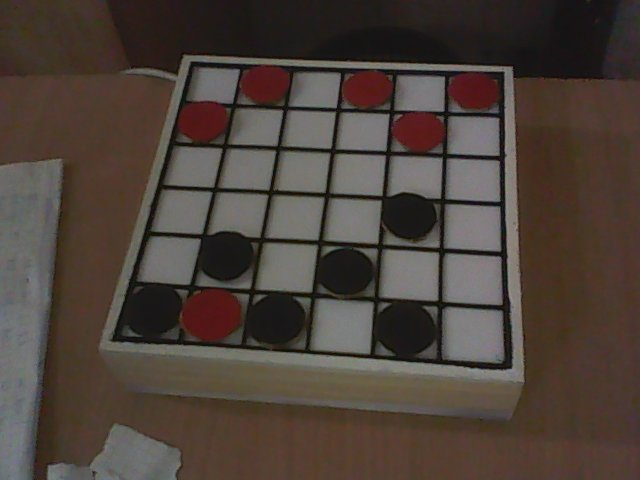
//> input picture tabla.jpg, 640 x 480 px
$ ./main 3 3 3 3   (built with g++ and OpenCV 4)
//> lines starting //> are read from the running program, lines starting //| are printed output that depends on the picture; after the words box and inside, x2 and y2 are one past the last pixel; in counts of white or black regions, pixels touching at a corner belong together
//> further down, frame is the input picture: 480 rows x 640 cols, CV_8UC3; mean B, G, R 58.7, 65.9, 77
#include <opencv2/core/core.hpp>
#include <opencv2/highgui/highgui.hpp>
#include <opencv2/opencv.hpp>
#include <opencv2/imgcodecs/imgcodecs.hpp>
#include <opencv2/imgproc/imgproc.hpp>
#include <iostream>
#include <vector>
#include <stdlib.h>
#include <stdio.h>

using namespace std;
using namespace cv;
void odredi_stanje(Mat image, vector<vector<char> >& stanje, int bind, int binc, int wv, int ws, int bv)
{
//> called with bind = 3, binc = 3, wv = 3, ws = 3, bv = 3
	for (int i = 0; i<6; i++)
		for (int j = 0; j < 6; j++)
		{
			stanje[i][j] = 'n';
		}

	int width = image.cols;
//> width = 640
	int height = image.rows;
//> height = 480

	Mat g_image;
	cvtColor(image, g_image, cv::COLOR_RGB2GRAY);


	Mat b_image;
	adaptiveThreshold(g_image, b_image, 255, ADAPTIVE_THRESH_GAUSSIAN_C, THRESH_BINARY, bind, binc);
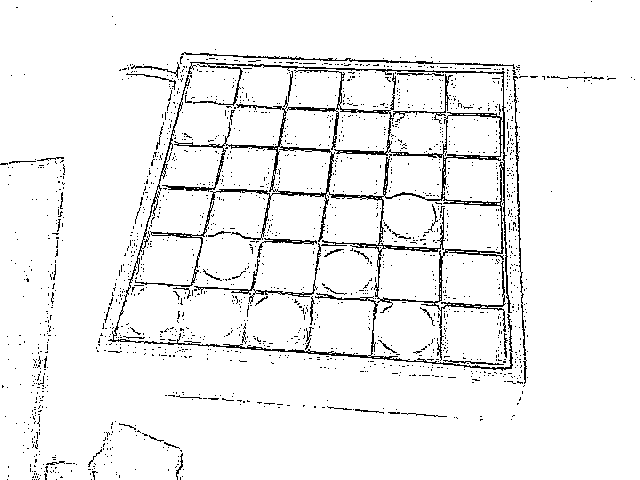
//> b_image: 480 rows x 640 cols, CV_8UC1; 94.5% white; black in thin lines or dots


	int dim2 = 5, dim3 = 3;
	Mat kernel2(dim2, dim2, DataType<int>::type);
	for (int i = 0; i < dim2; i++)
		for (int j = 0; j < dim2; j++) kernel2.at<int>(i, j) = 1;
	Mat kernel3(dim3, dim3, DataType<int>::type);
	for (int i = 0; i < dim3; i++)
		for (int j = 0; j < dim3; j++) kernel3.at<int>(i, j) = 1;


	erode(b_image, b_image, kernel2);
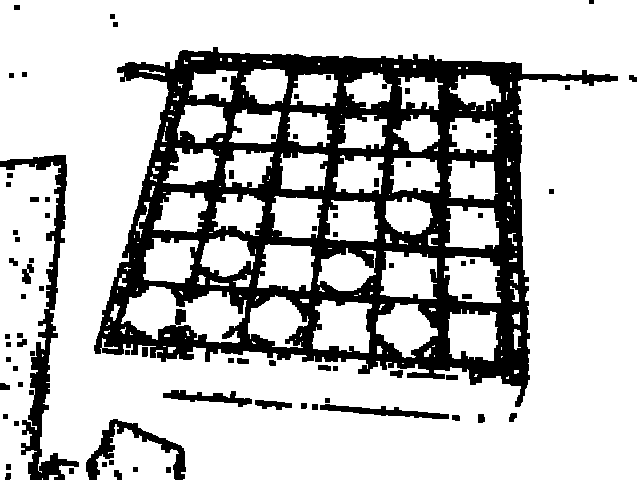
//> b_image: 480 rows x 640 cols, CV_8UC1; 76.3% white; 79 black regions, largest, box (x1, y1, x2, y2) and area: (94, 47, 618, 407) 62229, (0, 155, 79, 480) 4751, (86, 419, 186, 480) 1599
	//dilate(b_image, b_image, kernel3);
	//dilate(b_image, b_image, kernel2);
	//dilate(b_image, b_image, kernel2);


	imwrite("bin.jpg", b_image);

	Mat filled_image = b_image.clone();
	floodFill(filled_image, Point(0, 0), Scalar(0));
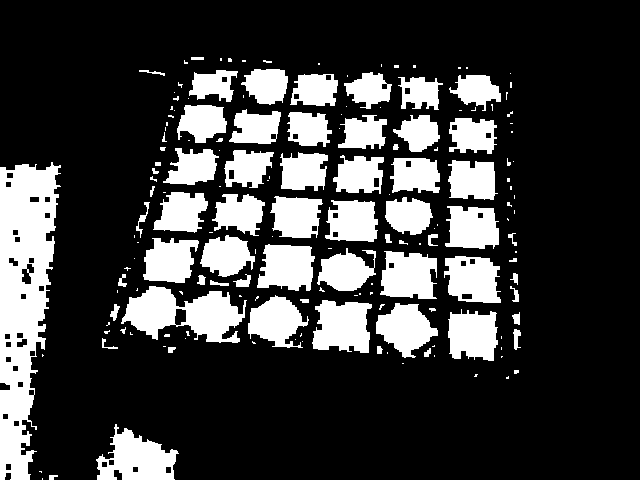
//> filled_image: 480 rows x 640 cols, CV_8UC1; 23.7% white; 168 white regions (100 under 20 px), largest, box (x1, y1, x2, y2) and area: (0, 162, 61, 480) 12211, (121, 286, 247, 343) 4011, (96, 424, 179, 480) 2677
	bitwise_not(filled_image, filled_image);
	Mat b_filled_image = (filled_image & b_image);
//> b_filled_image: 480 rows x 640 cols, CV_8UC1; 52.6% white; 31 black regions, largest, box (x1, y1, x2, y2) and area: (94, 47, 618, 407) 120555, (0, 155, 79, 480) 17892, (86, 419, 186, 480) 4443

	int dim = 15;
	Mat kernel(dim, dim, DataType<int>::type);
	for (int i = 0; i < dim; i++)
		for (int j = 0; j < dim; j++) kernel.at<int>(i, j) = 1;


	dilate(b_filled_image, b_filled_image, kernel);
	erode(b_filled_image, b_filled_image, kernel);
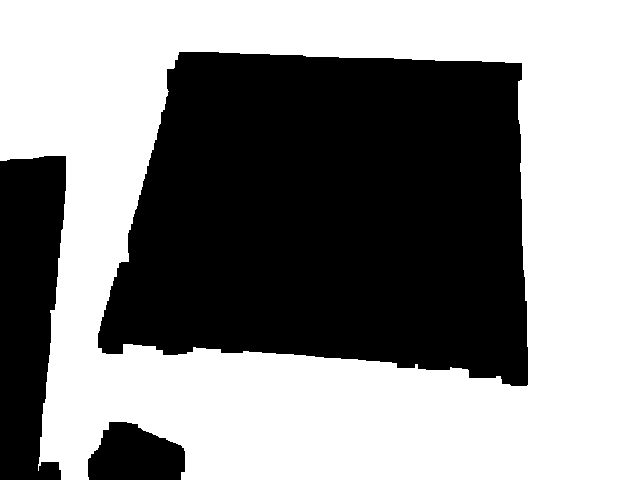
//> b_filled_image: 480 rows x 640 cols, CV_8UC1; 54.8% white; 3 black regions, box (x1, y1, x2, y2) and area: (98, 52, 528, 386) 117115, (0, 156, 66, 480) 17359, (88, 422, 185, 480) 4359
	bitwise_not(b_filled_image, b_filled_image);
//> b_filled_image: 480 rows x 640 cols, CV_8UC1; 45.2% white; 3 white regions

	vector<vector<Point> > contours;
	vector<Vec4i> hierarchy;
	findContours(b_filled_image, contours, hierarchy, CV_CHAIN_APPROX_SIMPLE, CV_CHAIN_APPROX_NONE);
//> contours = 3 contours; box (x1, y1, x2, y2) and area: (98, 52, 528, 386) 116375, (0, 156, 66, 480) 16953, (88, 422, 185, 480) 4222

	vector<vector<Point> > approxCurve(contours.size());
//> approxCurve = 3 empty contours
	double epsilon = 15;
	double max = 0;
	int indexmax = -1;

	Mat drawing = Mat::zeros(b_image.size(), CV_8UC3);
	for (int i = 0; i < contours.size(); i++)
	{
		approxPolyDP(contours.at(i), approxCurve.at(i), epsilon, true);

		if (approxCurve.at(i).size() == 4)
		{
			double area = contourArea(approxCurve.at(i));
			if (area > max)
			{
				max = area;
				indexmax = i;
			}
		}
	}
//> this loop made 3 passes
//> (area, max) on pass 3: (119840, 119840)
//> after the loop, max = 119840; indexmax = 2

	if (indexmax < 0) return;

	//Scalar color = Scalar(0, 255, 0);
	//drawContours(image, approxCurve, indexmax, color, 1, 4, hierarchy, 0, Point());


	Point a, b, c, d;

	double minim = (approxCurve.at(indexmax).at(0).x ^ 2) + (approxCurve.at(indexmax).at(0).y ^ 2);
//> minim = 231
	int minimindex = 0;
	for (int i = 1; i < 4; i++)
	{
		if ((approxCurve.at(indexmax).at(i).x ^ 2) + (approxCurve.at(indexmax).at(i).y ^ 2) < minim)
		{
			minim = (approxCurve.at(indexmax).at(i).x ^ 2) + (approxCurve.at(indexmax).at(i).y ^ 2);
			minimindex = i;
		}
	}
//> after the loop, minim = 231; minimindex = 0
	a = approxCurve.at(indexmax).at(minimindex);
//> a = Point(179, 52)

	minim = ((image.cols - approxCurve.at(indexmax).at(0).x) ^ 2) + (approxCurve.at(indexmax).at(0).y ^ 2);
//> minim = 517
	minimindex = 0;
	for (int i = 1; i < 4; i++)
	{
		if (((image.cols - approxCurve.at(indexmax).at(i).x) ^ 2) + (approxCurve.at(indexmax).at(i).y ^ 2) < minim)
		{
			minim = ((image.cols - approxCurve.at(indexmax).at(i).x) ^ 2) + (approxCurve.at(indexmax).at(i).y ^ 2);
			minimindex = i;
		}
	}
//> this loop made 3 passes
//> minim on passes 2 to 3: 501, 178
//> after the loop, minim = 178; minimindex = 3
	b = approxCurve.at(indexmax).at(minimindex);
//> b = Point(521, 63)

	minim = (approxCurve.at(indexmax).at(0).x ^ 2) + ((image.rows - approxCurve.at(indexmax).at(0).y) ^ 2);
//> minim = 607
	minimindex = 0;
	for (int i = 1; i < 4; i++)
	{
		if ((approxCurve.at(indexmax).at(i).x ^ 2) + ((image.rows - approxCurve.at(indexmax).at(i).y) ^ 2) < minim)
		{
			minim = (approxCurve.at(indexmax).at(i).x ^ 2) + ((image.rows - approxCurve.at(indexmax).at(i).y) ^ 2);
			minimindex = i;
		}
	}
//> this loop made 3 passes
//> minim on pass 1: 230
//> after the loop, minim = 230; minimindex = 1

	c = approxCurve.at(indexmax).at(minimindex);
//> c = Point(102, 352)

	minim = ((image.cols - approxCurve.at(indexmax).at(0).x) ^ 2) + ((image.rows - approxCurve.at(indexmax).at(0).y) ^ 2);
//> minim = 893
	minimindex = 0;
	for (int i = 1; i < 4; i++)
	{
		if (((image.cols - approxCurve.at(indexmax).at(i).x) ^ 2) + ((image.rows - approxCurve.at(indexmax).at(i).y) ^ 2) < minim)
		{
			minim = ((image.cols - approxCurve.at(indexmax).at(i).x) ^ 2) + ((image.rows - approxCurve.at(indexmax).at(i).y) ^ 2);
			minimindex = i;
		}
	}
//> this loop made 3 passes
//> minim on passes 1 to 2: 666, 213
//> after the loop, minim = 213; minimindex = 2
	d = approxCurve.at(indexmax).at(minimindex);
//> d = Point(527, 384)

	vector<Point> points1(4), points2(4);

	points1.at(0) = a;
//> points1 = 4 Points (x, y): [179, 52], [0, 0], [0, 0], [0, 0]
	points1.at(1) = b;
//> points1 = 4 Points (x, y): [179, 52], [521, 63], [0, 0], [0, 0]
	points1.at(2) = c;
//> points1 = 4 Points (x, y): [179, 52], [521, 63], [102, 352], [0, 0]
	points1.at(3) = d;
//> points1 = 4 Points (x, y): [179, 52], [521, 63], [102, 352], [527, 384]

	points2.at(0) = Point(0, 0);
	points2.at(1) = Point(600, 0);
	points2.at(2) = Point(0, 600);
	points2.at(3) = Point(600, 600);

	Mat H = findHomography(Mat(points1), Mat(points2));
//> H = [[1.95, 0.5, -374.8], [-0.0846, 2.63, -121.7], [0.000122, 0.000892, 1]]

	Mat warpedimage(600, 600, CV_8UC3);
	warpPerspective(image, warpedimage, H, warpedimage.size());
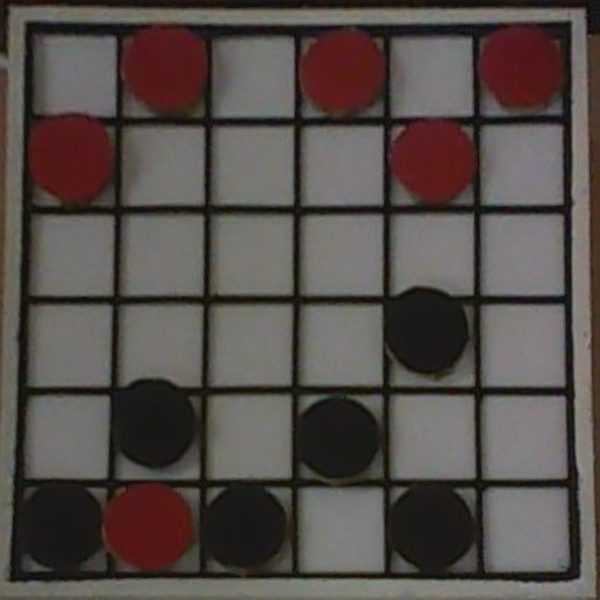
//> warpedimage: 600 rows x 600 cols, CV_8UC3; mean B, G, R 74.2, 77.7, 85.4


	int minc = 255, maxc = 0;
	for (int i = 0; i<600; i++)
		for (int j = 0; j < 600; j++)
		{
			if (warpedimage.at<Vec3b>(i, j)[0] < minc) minc = warpedimage.at<Vec3b>(i, j)[0];
			if (warpedimage.at<Vec3b>(i, j)[0] > maxc) maxc = warpedimage.at<Vec3b>(i, j)[0];
			if (warpedimage.at<Vec3b>(i, j)[1] < minc) minc = warpedimage.at<Vec3b>(i, j)[1];
			if (warpedimage.at<Vec3b>(i, j)[1] > maxc) maxc = warpedimage.at<Vec3b>(i, j)[1];
			if (warpedimage.at<Vec3b>(i, j)[2] < minc) minc = warpedimage.at<Vec3b>(i, j)[2];
			if (warpedimage.at<Vec3b>(i, j)[2] > maxc) maxc = warpedimage.at<Vec3b>(i, j)[2];
		}
//> this loop made 600 passes
//> (minc, maxc) on passes 1 to 3: (2, 42), (2, 44), (2, 44)
//> after the loop, minc = 0; maxc = 156
	for (int i = 0; i<600; i++)
		for (int j = 0; j < 600; j++)
		{
			warpedimage.at<Vec3b>(i, j)[0] = 255 * (warpedimage.at<Vec3b>(i, j)[0] - minc) / (maxc - minc);
			warpedimage.at<Vec3b>(i, j)[1] = 255 * (warpedimage.at<Vec3b>(i, j)[1] - minc) / (maxc - minc);
			warpedimage.at<Vec3b>(i, j)[2] = 255 * (warpedimage.at<Vec3b>(i, j)[2] - minc) / (maxc - minc);
		}
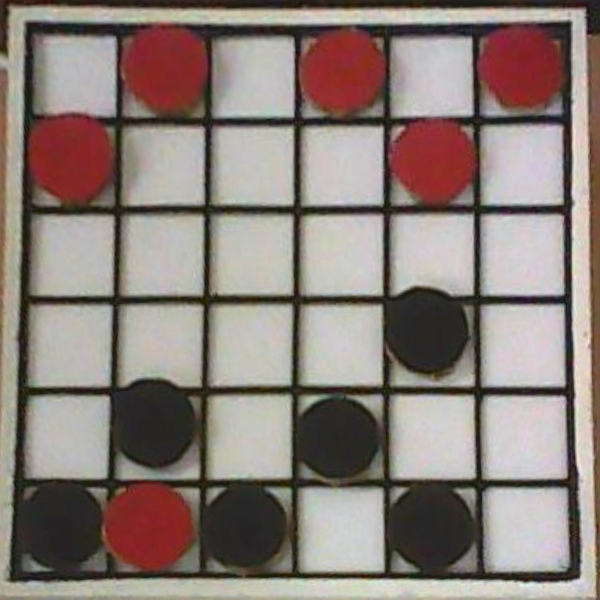
//> warpedimage: 600 rows x 600 cols, CV_8UC3; mean B, G, R 120.8, 126.5, 139.1


	Mat hsvimage;
	cvtColor(warpedimage, hsvimage, CV_RGB2HSV);
//> hsvimage: 600 rows x 600 cols, CV_8UC3; mean H, S, V 100.2, 48.2, 140.1
	imwrite("warp.jpg", warpedimage);
	imwrite("hsv.jpg", hsvimage);
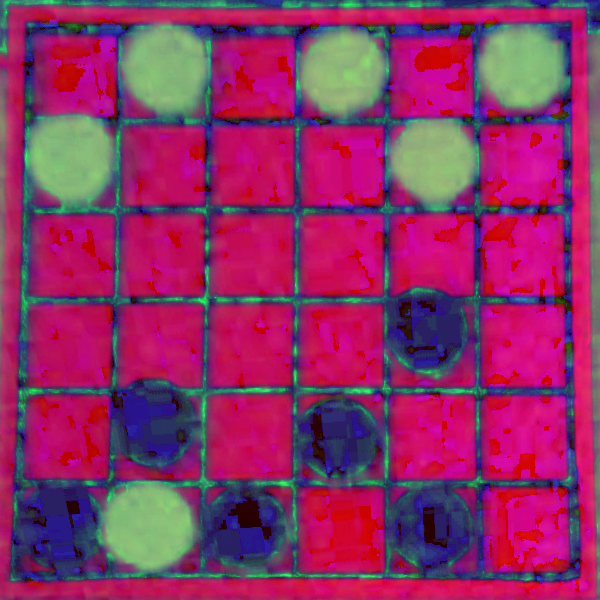
//> saved as hsv.jpg: 600 rows x 600 cols, CV_8UC3; mean B, G, R 100.2, 48.2, 140.1


	for (int i = 0; i < 6; i++)
		for (int j = 0; j < 6; j++)
		{
			int sumr = 0, sumb = 0, sumw = 0;

			for (int ii = i * 100; ii<(i + 1) * 100; ii++)
				for (int jj = j * 100; jj < (j + 1) * 100; jj++)
				{
					if ((hsvimage.at<Vec3b>(ii, jj)[0] < 180) &&
						(hsvimage.at<Vec3b>(ii, jj)[1] < 255) &&
						(hsvimage.at<Vec3b>(ii, jj)[2] < bv)) sumb++;

					else if ((hsvimage.at<Vec3b>(ii, jj)[0] < 180) &&
						(hsvimage.at<Vec3b>(ii, jj)[1] < ws) &&
						(hsvimage.at<Vec3b>(ii, jj)[2] > wv)) sumw++;

					else sumr++;
					/*if ((hsvimage.at<Vec3b>(ii, jj)[0] < 180) &&
						(hsvimage.at<Vec3b>(ii, jj)[1] > reds) &&
						(hsvimage.at<Vec3b>(ii, jj)[2] > redv)) sumr++;
					*/
				}

			//cout << sumr << " " << sumb << " " << sumw << endl;
			if (sumb > 5000) stanje.at(i).at(j) = 'b';
			else if (sumw > 5000) stanje.at(i).at(j) = 'w';
			else if (sumr > 5000) stanje.at(i).at(j) = 'r';
			else stanje.at(i).at(j) = 'n';

		}


	/// Show in a window
	//namedWindow("Contours", CV_WINDOW_AUTOSIZE);
	//imshow("Contours", warpedimage);
	//waitKey(0);
	return;
}


int main (int argc, char *argv[])
{
	// [9 lines of commented-out code are left out]
	int bind = atoi(argv[1]);
	int binc = atoi(argv[1]);
	int wv = atoi(argv[2]);
	int ws = atoi(argv[3]);
	int bv = atoi(argv[4]);


	vector<vector<char> > stanje(6, vector<char>(6));

	Mat frame = imread("tabla.jpg", CV_LOAD_IMAGE_COLOR); ////


	odredi_stanje(frame, stanje, bind, binc, wv, ws, bv);

	for (int i = 0; i < 6; i++)
	{
		for (int j = 0; j < 6; j++)
		{
			cout << stanje.at(i).at(j) << "";
		}
		//cout << endl;
	} // !!!!!!!!!!!!!!!!!!!!!!!!11 dole
	for (int i = 0; i < 6; i++)
	{
		for (int j = 0; j < 6; j++)
		{
			if (stanje.at(i).at(j) == 'n')
			{
				cout << -1;
				//system("pause");
				return 0;
			}
		}
	}


	//waitKey(0);
	//system("pause");
	return 0;
}
